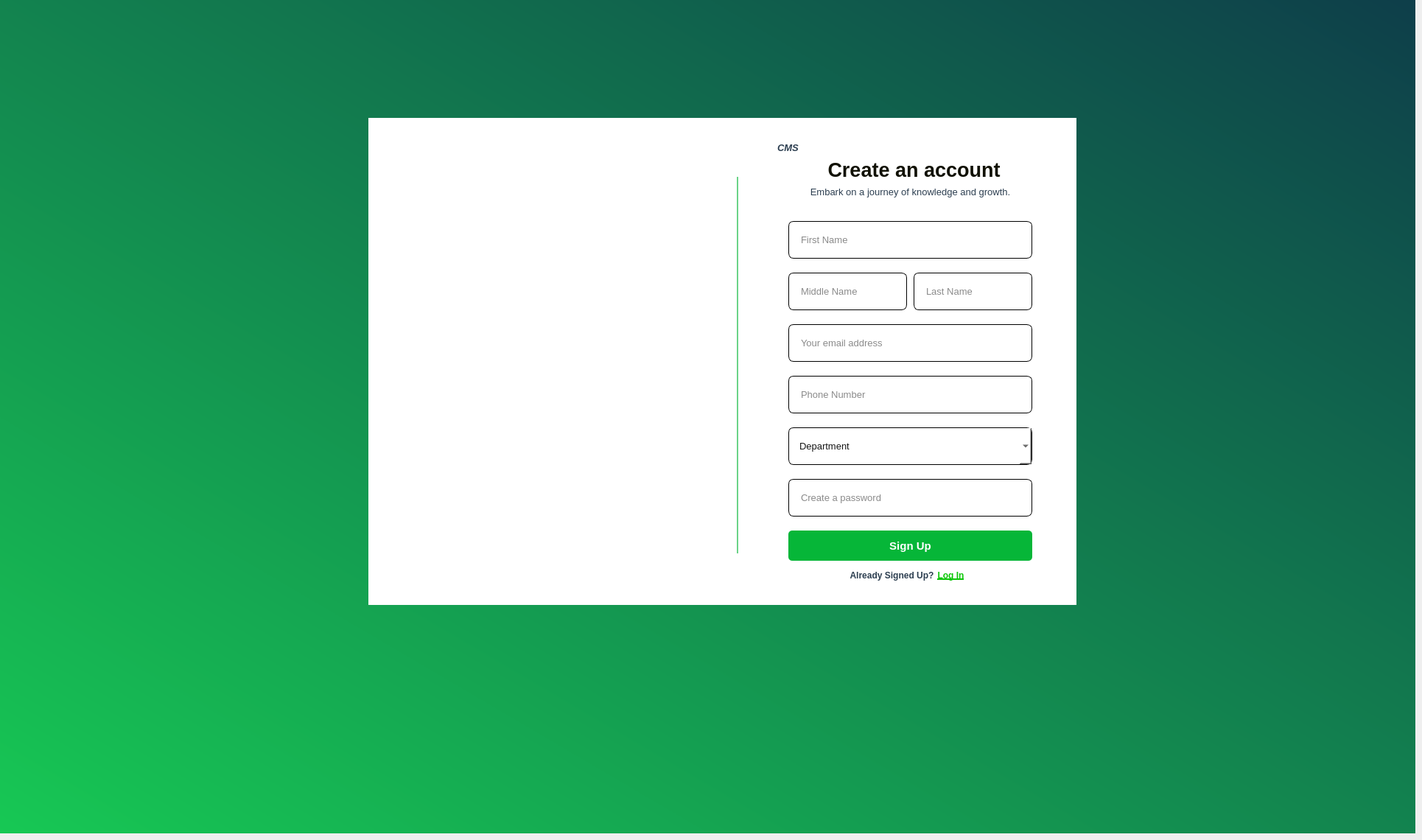
      <widget class="QWidget" name="signup_page">
       <widget class="QFrame" name="frame_6">
        <property name="geometry">
         <rect>
          <x>0</x>
          <y>0</y>
          <width>1921</width>
          <height>1131</height>
         </rect>
        </property>
        <property name="styleSheet">
         <string notr="true">QFrame{
border:none;

 background: qlineargradient(spread:pad, x1:0, y1:1, x2:1, y2:0, stop:0 #17c854, stop:1 #0e3e4a);

}</string>
        </property>
        <property name="frameShape">
         <enum>QFrame::StyledPanel</enum>
        </property>
        <property name="frameShadow">
         <enum>QFrame::Raised</enum>
        </property>
        <widget class="QFrame" name="sign_upFrame_3">
         <property name="geometry">
          <rect>
           <x>500</x>
           <y>160</y>
           <width>961</width>
           <height>661</height>
          </rect>
         </property>
         <property name="styleSheet">
          <string notr="true">QFrame {
    border: 2px solid rgb(74, 74, 74); /* Blue border */
    border-radius: 10px; /* Rounded corners */
    background-color: #ecf0f1; /* Light gray background */
    padding: 10px; /* Padding inside the frame */
}
QFrame#myCustomFrame {
    border: 2px dashed #2ecc71;
    background-color: #ffffff;
}

QFrame QLineEdit {
   border-color : rgb(94, 94, 94);
	border-radius : 13px;
	color : rgb(159, 159, 159);
	padding : 15px;
}

QFrame QLabel {
    color: #2c3e50;
}
QFrame QPushButton {
background-color: rgb(70, 185, 74);
border-radius: 7px;
color:rgb(251, 255, 249)
}
QRadioButton {
    spacing: 5px;
    color: #333; /* Text color */
    font: bold 14px &quot;Arial&quot;; /* Font size and type */
}

QRadioButton::indicator {
    width: 18px;
    height: 18px;
}</string>
         </property>
         <property name="frameShape">
          <enum>QFrame::StyledPanel</enum>
         </property>
         <property name="frameShadow">
          <enum>QFrame::Raised</enum>
         </property>
         <widget class="QFrame" name="pictureframe_7">
          <property name="geometry">
           <rect>
            <x>0</x>
            <y>0</y>
            <width>501</width>
            <height>661</height>
           </rect>
          </property>
          <property name="styleSheet">
           <string notr="true">border-radius:0px;
border: 4px solid transparent;

image:url(:/resource/assets/Knowledge-amico.png);
background-color: rgb(255, 255, 255);
box-shadow: 15px 15px 35px rgb(27, 27, 27); 
</string>
          </property>
          <property name="frameShape">
           <enum>QFrame::StyledPanel</enum>
          </property>
          <property name="frameShadow">
           <enum>QFrame::Raised</enum>
          </property>
         </widget>
         <widget class="QFrame" name="textframe_7">
          <property name="geometry">
           <rect>
            <x>500</x>
            <y>0</y>
            <width>461</width>
            <height>661</height>
           </rect>
          </property>
          <property name="styleSheet">
           <string notr="true">border-radius:0px;
border-color: transparent;
background-color: rgb(255, 255, 255);
box-shadow: 5px 5px 15px rgba(0, 0, 0, 0.3);


</string>
          </property>
          <property name="frameShape">
           <enum>QFrame::StyledPanel</enum>
          </property>
          <property name="frameShadow">
           <enum>QFrame::Raised</enum>
          </property>
          <widget class="QFrame" name="interactionframe_7">
           <property name="geometry">
            <rect>
             <x>0</x>
             <y>120</y>
             <width>481</width>
             <height>541</height>
            </rect>
           </property>
           <property name="styleSheet">
            <string notr="true">border-color: transparent;
background-color: rgb(255, 255, 255);</string>
           </property>
           <property name="frameShape">
            <enum>QFrame::StyledPanel</enum>
           </property>
           <property name="frameShadow">
            <enum>QFrame::Raised</enum>
           </property>
           <widget class="QLineEdit" name="middle_name_7">
            <property name="geometry">
             <rect>
              <x>70</x>
              <y>90</y>
              <width>161</width>
              <height>51</height>
             </rect>
            </property>
            <property name="font">
             <font>
              <family>Arial</family>
              <pointsize>10</pointsize>
             </font>
            </property>
            <property name="styleSheet">
             <string notr="true">
border-color: rgb(15, 15, 15);
border:1px solid black;
border-radius: 7px;
padding:14px;
color:rgb(21, 21, 21);</string>
            </property>
            <property name="placeholderText">
             <string>Middle Name</string>
            </property>
           </widget>
           <widget class="QLineEdit" name="email_7">
            <property name="geometry">
             <rect>
              <x>70</x>
              <y>160</y>
              <width>331</width>
              <height>51</height>
             </rect>
            </property>
            <property name="font">
             <font>
              <family>Arial</family>
              <pointsize>10</pointsize>
             </font>
            </property>
            <property name="styleSheet">
             <string notr="true">
border-color: rgb(15, 15, 15);
border:1px solid black;
border-radius: 7px;
padding:14px;
color:rgb(21, 21, 21);</string>
            </property>
            <property name="placeholderText">
             <string>Your email address</string>
            </property>
           </widget>
           <widget class="QLineEdit" name="phone_number_7">
            <property name="geometry">
             <rect>
              <x>70</x>
              <y>230</y>
              <width>331</width>
              <height>51</height>
             </rect>
            </property>
            <property name="font">
             <font>
              <family>Arial</family>
              <pointsize>10</pointsize>
             </font>
            </property>
            <property name="styleSheet">
             <string notr="true">
border-color: rgb(15, 15, 15);
border:1px solid black;
border-radius: 7px;
padding:14px;
color:rgb(21, 21, 21);</string>
            </property>
            <property name="placeholderText">
             <string>Phone Number</string>
            </property>
           </widget>
           <widget class="QLineEdit" name="password_7">
            <property name="geometry">
             <rect>
              <x>70</x>
              <y>370</y>
              <width>331</width>
              <height>51</height>
             </rect>
            </property>
            <property name="font">
             <font>
              <family>Arial</family>
              <pointsize>10</pointsize>
             </font>
            </property>
            <property name="styleSheet">
             <string notr="true">
border-color: rgb(15, 15, 15);
border:1px solid black;
border-radius: 7px;
padding:14px;
color:rgb(21, 21, 21);</string>
            </property>
            <property name="echoMode">
             <enum>QLineEdit::Password</enum>
            </property>
            <property name="placeholderText">
             <string>Create a password</string>
            </property>
           </widget>
           <widget class="QComboBox" name="department_comboBox_7">
            <property name="geometry">
             <rect>
              <x>70</x>
              <y>300</y>
              <width>331</width>
              <height>51</height>
             </rect>
            </property>
            <property name="font">
             <font>
              <family>Arial</family>
              <pointsize>10</pointsize>
             </font>
            </property>
            <property name="styleSheet">
             <string notr="true">
border-color: rgb(15, 15, 15);
border:1px solid black;
border-radius: 7px;
padding:14px;
color:rgb(21, 21, 21);</string>
            </property>
            <property name="currentText">
             <string notr="true"/>
            </property>
            <property name="placeholderText">
             <string>Department</string>
            </property>
            <item>
             <property name="text">
              <string>Department</string>
             </property>
            </item>
            <item>
             <property name="text">
              <string>Computer Science</string>
             </property>
            </item>
            <item>
             <property name="text">
              <string>Applied Physics</string>
             </property>
            </item>
            <item>
             <property name="text">
              <string>Bio-Tech</string>
             </property>
            </item>
            <item>
             <property name="text">
              <string>Bioinformatics</string>
             </property>
            </item>
            <item>
             <property name="text">
              <string>Environmental Science</string>
             </property>
            </item>
            <item>
             <property name="text">
              <string>Computational Mathematics</string>
             </property>
            </item>
           </widget>
           <widget class="QPushButton" name="login_redirect">
            <property name="geometry">
             <rect>
              <x>220</x>
              <y>480</y>
              <width>141</width>
              <height>41</height>
             </rect>
            </property>
            <property name="font">
             <font>
              <family>Arial</family>
              <bold>true</bold>
              <underline>true</underline>
             </font>
            </property>
            <property name="styleSheet">
             <string notr="true">QPushButton {
		color:rgb(13, 199, 9);
	background-color: transparent;
        }
QPushButton:hover {
            color: rgb(7, 157, 4)
        }
 </string>
            </property>
            <property name="text">
             <string>Log In</string>
            </property>
           </widget>
           <widget class="QLabel" name="label_33">
            <property name="geometry">
             <rect>
              <x>140</x>
              <y>480</y>
              <width>141</width>
              <height>41</height>
             </rect>
            </property>
            <property name="font">
             <font>
              <family>Arial</family>
              <pointsize>9</pointsize>
              <bold>true</bold>
             </font>
            </property>
            <property name="styleSheet">
             <string notr="true">background-color:transparent;</string>
            </property>
            <property name="text">
             <string>Already Signed Up?</string>
            </property>
            <property name="alignment">
             <set>Qt::AlignCenter</set>
            </property>
           </widget>
           <widget class="QPushButton" name="sign_in">
            <property name="geometry">
             <rect>
              <x>70</x>
              <y>440</y>
              <width>331</width>
              <height>41</height>
             </rect>
            </property>
            <property name="font">
             <font>
              <family>Arial</family>
              <pointsize>11</pointsize>
              <bold>true</bold>
             </font>
            </property>
            <property name="styleSheet">
             <string notr="true">background-color: rgb(6, 182, 56);
color:rgb(255, 255, 255);
border-radius:5px;</string>
            </property>
            <property name="text">
             <string>Sign Up</string>
            </property>
           </widget>
           <widget class="QLineEdit" name="last_name_7">
            <property name="geometry">
             <rect>
              <x>240</x>
              <y>90</y>
              <width>161</width>
              <height>51</height>
             </rect>
            </property>
            <property name="font">
             <font>
              <family>Arial</family>
              <pointsize>10</pointsize>
             </font>
            </property>
            <property name="styleSheet">
             <string notr="true">
border-color: rgb(15, 15, 15);
border:1px solid black;
border-radius: 7px;
padding:14px;
color:rgb(21, 21, 21);</string>
            </property>
            <property name="placeholderText">
             <string>Last Name</string>
            </property>
           </widget>
           <widget class="QLineEdit" name="first_name_7">
            <property name="geometry">
             <rect>
              <x>70</x>
              <y>20</y>
              <width>331</width>
              <height>51</height>
             </rect>
            </property>
            <property name="font">
             <font>
              <family>Arial</family>
              <pointsize>10</pointsize>
             </font>
            </property>
            <property name="styleSheet">
             <string notr="true">
border-color: rgb(15, 15, 15);
border:1px solid black;
border-radius: 7px;
padding:14px;
color:rgb(21, 21, 21);</string>
            </property>
            <property name="placeholderText">
             <string>First Name</string>
            </property>
           </widget>
          </widget>
          <widget class="QLabel" name="label_34">
           <property name="geometry">
            <rect>
             <x>0</x>
             <y>50</y>
             <width>481</width>
             <height>41</height>
            </rect>
           </property>
           <property name="font">
            <font>
             <family>Arial</family>
             <pointsize>20</pointsize>
             <bold>true</bold>
            </font>
           </property>
           <property name="styleSheet">
            <string notr="true">border:0px;
color: rgb(17, 17, 4);</string>
           </property>
           <property name="text">
            <string>Create an account</string>
           </property>
           <property name="alignment">
            <set>Qt::AlignCenter</set>
           </property>
          </widget>
          <widget class="QFrame" name="logo_frame_7">
           <property name="geometry">
            <rect>
             <x>20</x>
             <y>10</y>
             <width>51</width>
             <height>51</height>
            </rect>
           </property>
           <property name="styleSheet">
            <string notr="true">image: url(:/resource/assets/img4-removebg-preview.png);
border-color:transparent;
</string>
           </property>
           <property name="frameShape">
            <enum>QFrame::StyledPanel</enum>
           </property>
           <property name="frameShadow">
            <enum>QFrame::Raised</enum>
           </property>
          </widget>
          <widget class="QLabel" name="label_35">
           <property name="geometry">
            <rect>
             <x>40</x>
             <y>20</y>
             <width>61</width>
             <height>41</height>
            </rect>
           </property>
           <property name="font">
            <font>
             <family>Arial</family>
             <pointsize>10</pointsize>
             <italic>true</italic>
             <bold>true</bold>
            </font>
           </property>
           <property name="styleSheet">
            <string notr="true">background-color:transparent;</string>
           </property>
           <property name="text">
            <string>CMS</string>
           </property>
          </widget>
          <widget class="QLabel" name="label_36">
           <property name="geometry">
            <rect>
             <x>10</x>
             <y>80</y>
             <width>451</width>
             <height>41</height>
            </rect>
           </property>
           <property name="font">
            <font>
             <family>SansSerif</family>
             <pointsize>10</pointsize>
             <bold>false</bold>
            </font>
           </property>
           <property name="styleSheet">
            <string notr="true">background-color: transparent;</string>
           </property>
           <property name="text">
            <string>Embark on a journey of knowledge and growth.</string>
           </property>
           <property name="alignment">
            <set>Qt::AlignCenter</set>
           </property>
          </widget>
          <widget class="QFrame" name="line_8">
           <property name="geometry">
            <rect>
             <x>-10</x>
             <y>80</y>
             <width>21</width>
             <height>511</height>
            </rect>
           </property>
           <property name="styleSheet">
            <string notr="true">border: 12px solid transparent;
border-left-color: #6bd388;</string>
           </property>
           <property name="frameShape">
            <enum>QFrame::StyledPanel</enum>
           </property>
           <property name="frameShadow">
            <enum>QFrame::Raised</enum>
           </property>
          </widget>
         </widget>
        </widget>
       </widget>
      </widget>
